Frame 1 (no input): blank canvas, image omitted
Frame 60 (the mouse pressed at the canvas centre just before this capture): blank canvas, image omitted
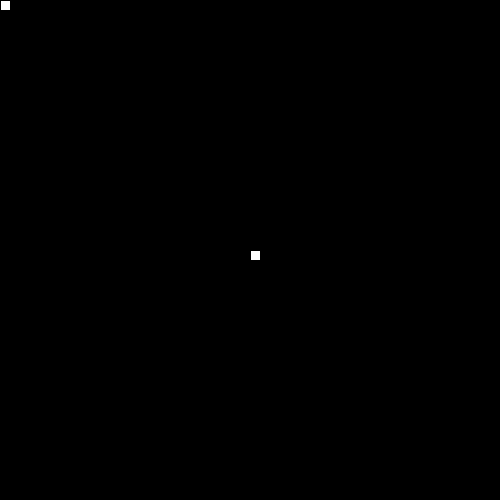
Frame 120 (the mouse held since frame 60 and released just before this capture)

The Processing sketch whose frames 1 and 60 were blank and that drew this single picture after the mouse press (run headless with seeded random() and noise(); from frame 60 on, the mouse is pressed at the canvas centre):

// Processing sketch: sketch_200226a
// ── sketch_200226a.pde
void setup() {
background( #000000 );
 size( 500, 500 );
}
void draw() {
rect(mouseX, mouseY, 10, 10);
//circle(mouseX, mouseY, 10);
}
//Denim Blue
void keyPressed() {
if ( key == 'B' || key == 'b' ) {
background( #1450CC );
}
//Chambray
else if ( key =='C'|| key =='c' ) {
background( #3D5B99 );
}
//Cyan/Aqua
else if ( key == 'A'|| key == 'a' ) {
background( #0099B3 );
}
//Burning Orange
else if ( key == 'O'|| key == 'o' ) {
background( #FF7A40 );
}
//Thunderbird
else if ( key == 'T'|| key == 't' ) {
background( #CC3214 );
}
}
